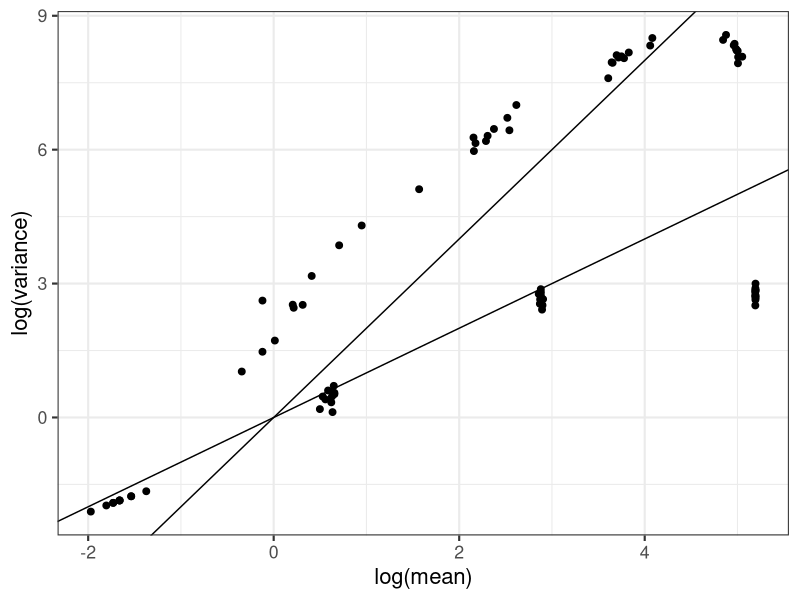

Write R code to recreate this figure.
## 2024-10-16
library(vegan)
library(tidyverse)

## ----------------------------------------------------------------- parameters

abundances <- c(1000, 100, 10, 1)
a_sample <- list(reads = abundances)
n_samples <- 79
n_reads <- 200
n_runs <- 10


## ------------------------------------------------------------------ functions

duplicate_sample <- function(abundance_values) {
  abundance_values %>%
    rep(x = ., n_samples)
}

amplify_sample <- function(a_sample, n_cycles) {
  if (n_cycles < 0) { stop("'n_cycles' must be >= 0") }
  if (n_cycles > 50) { stop("'n_cycles' is too large") }
  tibble(reads = a_sample) %>%
    as_tibble() %>%
    mutate(scalling_factor = runif(n = length(abundances), min = 1, max = 2),
           reads = round(reads * (scalling_factor ** n_cycles))) %>%
    select(reads) %>%
    as.data.frame()
}

sequence_sample <- function(a_sample, n_reads) {
  a_sample %>%
    as.data.frame() %>%
    vegan::rrarefy(sample = n_reads) %>%
    t() %>%
    as_tibble() %>%
    rownames_to_column(var = "species")
}

compute_stats <- function(many_samples, n_cycles) {
  many_samples %>%
    mutate(n_cycles = n_cycles) %>%
    group_by(n_cycles, species) %>%
    summarise(mean = mean(reads),
              variance = var(reads),
              .groups = "drop")
}

a_run <- function(n_cycles) {
  a_sample %>%
    duplicate_sample %>%
    purrr::modify(amplify_sample, n_cycles = n_cycles) %>%
    purrr::map_dfr(sequence_sample, n_reads = n_reads) %>%
    compute_stats(n_cycles = n_cycles)
}

many_runs <- function(n_cycles) {
  n_runs %>%
    seq() %>%
    purrr::imap_dfr(~ a_run(n_cycles = n_cycles),
                    .id = "run")
}


## ----------------------------------------------------------------------- main

many_runs(n_cycles = 0) -> metagenomics
many_runs(n_cycles = 10) -> metabarcoding

bind_rows(metagenomics, metabarcoding) %>%
  ggplot(aes(x = log(mean), y = log(variance))) +
  geom_abline(aes(intercept = 0, slope = 1))+
  geom_abline(aes(intercept = 0, slope = 2))+
  geom_point() +
  geom_point(size = 2) +
  theme_bw(base_size = 16) +
  expand_limits(x = 0, y = 0)

quit(save = "no")
